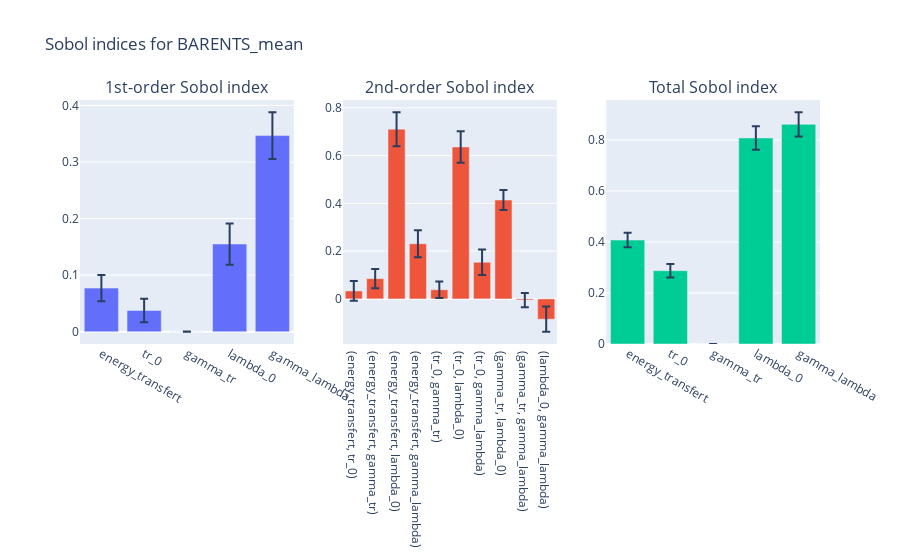
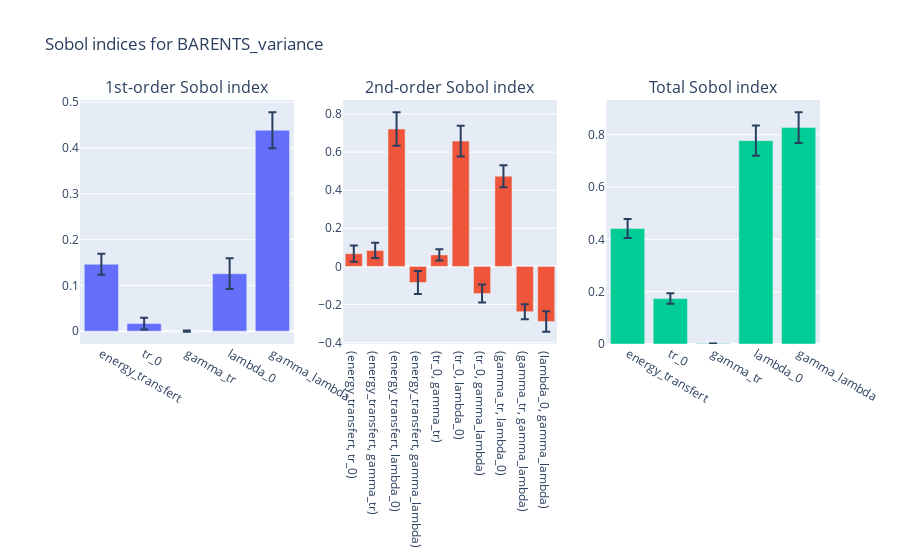
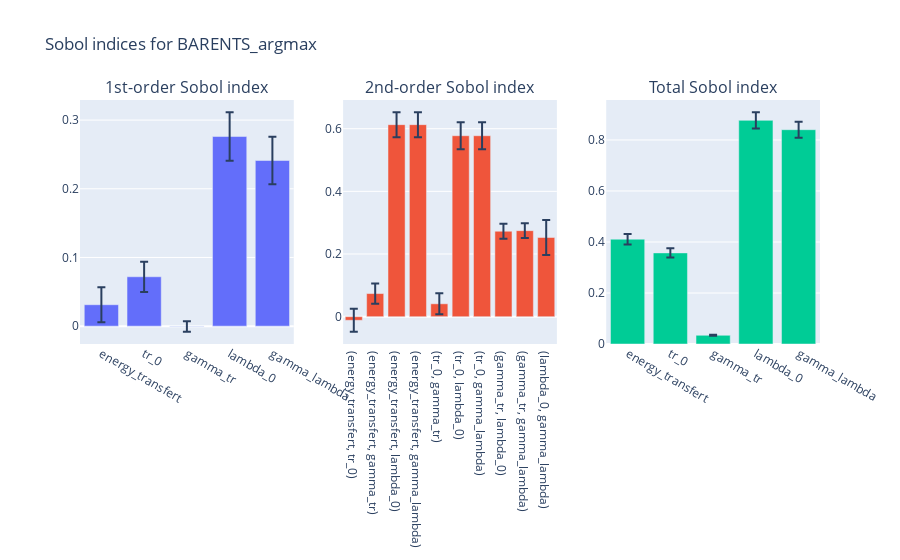
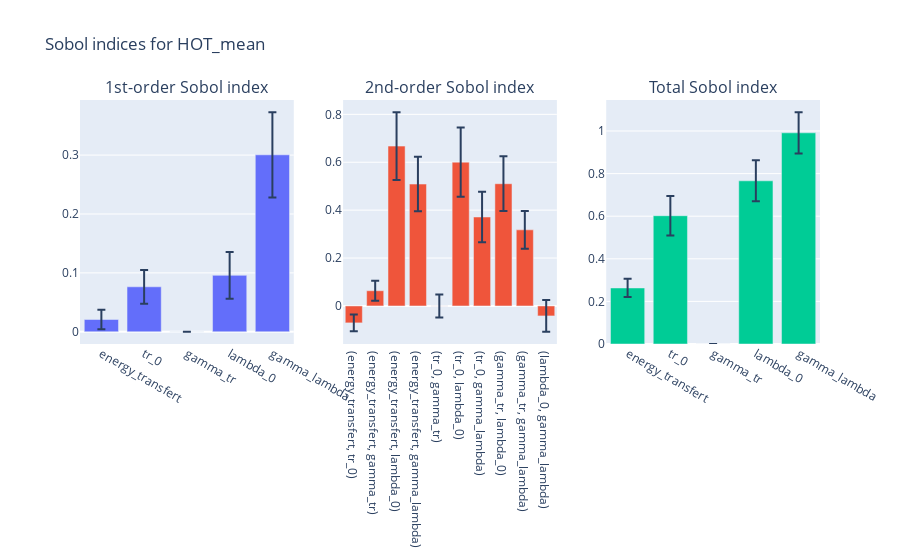

Write notebook code for charts like these, in order.
### Code cell
for fig in plot_total_analysis(sp):
    fig.show()

### Figure 1 — Plotly figure (JSON) as saved in the notebook; plotly's stock layout.template omitted (floating-point values rounded to 4 significant figures)
{"data": [{"error_y": {"array": [0.02307, 0.0208, 0.0002162, 0.03646, 0.04135], "type": "data"}, "name": "1st-order Sobol index", "type": "bar", "x": ["energy_transfert", "tr_0", "gamma_tr", "lambda_0", "gamma_lambda"], "xaxis": "x", "y": [0.07712, 0.03765, 8.804e-05, 0.155, 0.3467], "yaxis": "y"}, {"error_y": {"array": [0.04143, 0.04051, 0.07108, 0.05614, 0.03409, 0.06606, 0.05306, 0.04215, 0.02985, 0.05277], "type": "data"}, "name": "2nd-order Sobol index", "type": "bar", "x": ["(energy_transfert, tr_0)", "(energy_transfert, gamma_tr)", "(energy_transfert, lambda_0)", "(energy_transfert, gamma_lambda)", "(tr_0, gamma_tr)", "(tr_0, lambda_0)", "(tr_0, gamma_lambda)", "(gamma_tr, lambda_0)", "(gamma_tr, gamma_lambda)", "(lambda_0, gamma_lambda)"], "xaxis": "x2", "y": [0.03324, 0.08487, 0.7107, 0.231, 0.03823, 0.6362, 0.1535, 0.4141, -0.004667, -0.08504], "yaxis": "y2"}, {"error_y": {"array": [0.02827, 0.02671, 5.822e-06, 0.04601, 0.04759], "type": "data"}, "name": "Total Sobol index", "type": "bar", "x": ["energy_transfert", "tr_0", "gamma_tr", "lambda_0", "gamma_lambda"], "xaxis": "x3", "y": [0.4076, 0.2875, 2.98e-05, 0.808, 0.8614], "yaxis": "y3"}], "layout": {"annotations": [{"font": {"size": 16}, "showarrow": false, "text": "1st-order Sobol index", "x": 0.1444, "xanchor": "center", "xref": "paper", "y": 1, "yanchor": "bottom", "yref": "paper"}, {"font": {"size": 16}, "showarrow": false, "text": "2nd-order Sobol index", "x": 0.5, "xanchor": "center", "xref": "paper", "y": 1, "yanchor": "bottom", "yref": "paper"}, {"font": {"size": 16}, "showarrow": false, "text": "Total Sobol index", "x": 0.8556, "xanchor": "center", "xref": "paper", "y": 1, "yanchor": "bottom", "yref": "paper"}], "showlegend": false, "title": {"text": "Sobol indices for BARENTS_mean"}, "xaxis": {"anchor": "y", "domain": [0, 0.2889]}, "xaxis2": {"anchor": "y2", "domain": [0.3556, 0.6444]}, "xaxis3": {"anchor": "y3", "domain": [0.7111, 1]}, "yaxis": {"anchor": "x", "domain": [0, 1]}, "yaxis2": {"anchor": "x2", "domain": [0, 1]}, "yaxis3": {"anchor": "x3", "domain": [0, 1]}}}

### Figure 2 — Plotly figure (JSON) as saved in the notebook; plotly's stock layout.template omitted (floating-point values rounded to 4 significant figures)
{"data": [{"error_y": {"array": [0.0227, 0.01282, 0.001407, 0.03347, 0.03941], "type": "data"}, "name": "1st-order Sobol index", "type": "bar", "x": ["energy_transfert", "tr_0", "gamma_tr", "lambda_0", "gamma_lambda"], "xaxis": "x", "y": [0.1461, 0.01656, 3.809e-05, 0.1256, 0.4388], "yaxis": "y"}, {"error_y": {"array": [0.04255, 0.04008, 0.08834, 0.05998, 0.02985, 0.081, 0.04714, 0.05782, 0.03989, 0.05373], "type": "data"}, "name": "2nd-order Sobol index", "type": "bar", "x": ["(energy_transfert, tr_0)", "(energy_transfert, gamma_tr)", "(energy_transfert, lambda_0)", "(energy_transfert, gamma_lambda)", "(tr_0, gamma_tr)", "(tr_0, lambda_0)", "(tr_0, gamma_lambda)", "(gamma_tr, lambda_0)", "(gamma_tr, gamma_lambda)", "(lambda_0, gamma_lambda)"], "xaxis": "x2", "y": [0.0668, 0.08349, 0.7211, -0.08471, 0.06026, 0.6578, -0.1425, 0.4734, -0.2381, -0.2897], "yaxis": "y2"}, {"error_y": {"array": [0.03657, 0.02017, 0.0002124, 0.0575, 0.05875], "type": "data"}, "name": "Total Sobol index", "type": "bar", "x": ["energy_transfert", "tr_0", "gamma_tr", "lambda_0", "gamma_lambda"], "xaxis": "x3", "y": [0.4415, 0.1736, 0.001453, 0.7772, 0.8273], "yaxis": "y3"}], "layout": {"annotations": [{"font": {"size": 16}, "showarrow": false, "text": "1st-order Sobol index", "x": 0.1444, "xanchor": "center", "xref": "paper", "y": 1, "yanchor": "bottom", "yref": "paper"}, {"font": {"size": 16}, "showarrow": false, "text": "2nd-order Sobol index", "x": 0.5, "xanchor": "center", "xref": "paper", "y": 1, "yanchor": "bottom", "yref": "paper"}, {"font": {"size": 16}, "showarrow": false, "text": "Total Sobol index", "x": 0.8556, "xanchor": "center", "xref": "paper", "y": 1, "yanchor": "bottom", "yref": "paper"}], "showlegend": false, "title": {"text": "Sobol indices for BARENTS_variance"}, "xaxis": {"anchor": "y", "domain": [0, 0.2889]}, "xaxis2": {"anchor": "y2", "domain": [0.3556, 0.6444]}, "xaxis3": {"anchor": "y3", "domain": [0.7111, 1]}, "yaxis": {"anchor": "x", "domain": [0, 1]}, "yaxis2": {"anchor": "x2", "domain": [0, 1]}, "yaxis3": {"anchor": "x3", "domain": [0, 1]}}}

### Figure 3 — Plotly figure (JSON) as saved in the notebook; plotly's stock layout.template omitted (floating-point values rounded to 4 significant figures)
{"data": [{"error_y": {"array": [0.02544, 0.02201, 0.007747, 0.03542, 0.03474], "type": "data"}, "name": "1st-order Sobol index", "type": "bar", "x": ["energy_transfert", "tr_0", "gamma_tr", "lambda_0", "gamma_lambda"], "xaxis": "x", "y": [0.03118, 0.07188, -0.0004999, 0.2761, 0.2411], "yaxis": "y"}, {"error_y": {"array": [0.03679, 0.03225, 0.03979, 0.03979, 0.03361, 0.04302, 0.04304, 0.02398, 0.0234, 0.05604], "type": "data"}, "name": "2nd-order Sobol index", "type": "bar", "x": ["(energy_transfert, tr_0)", "(energy_transfert, gamma_tr)", "(energy_transfert, lambda_0)", "(energy_transfert, gamma_lambda)", "(tr_0, gamma_tr)", "(tr_0, lambda_0)", "(tr_0, gamma_lambda)", "(gamma_tr, lambda_0)", "(gamma_tr, gamma_lambda)", "(lambda_0, gamma_lambda)"], "xaxis": "x2", "y": [-0.01141, 0.07384, 0.6129, 0.6129, 0.04117, 0.5776, 0.5776, 0.2728, 0.2746, 0.2528], "yaxis": "y2"}, {"error_y": {"array": [0.02069, 0.01832, 0.002036, 0.03198, 0.0313], "type": "data"}, "name": "Total Sobol index", "type": "bar", "x": ["energy_transfert", "tr_0", "gamma_tr", "lambda_0", "gamma_lambda"], "xaxis": "x3", "y": [0.4109, 0.3572, 0.03412, 0.8768, 0.8402], "yaxis": "y3"}], "layout": {"annotations": [{"font": {"size": 16}, "showarrow": false, "text": "1st-order Sobol index", "x": 0.1444, "xanchor": "center", "xref": "paper", "y": 1, "yanchor": "bottom", "yref": "paper"}, {"font": {"size": 16}, "showarrow": false, "text": "2nd-order Sobol index", "x": 0.5, "xanchor": "center", "xref": "paper", "y": 1, "yanchor": "bottom", "yref": "paper"}, {"font": {"size": 16}, "showarrow": false, "text": "Total Sobol index", "x": 0.8556, "xanchor": "center", "xref": "paper", "y": 1, "yanchor": "bottom", "yref": "paper"}], "showlegend": false, "title": {"text": "Sobol indices for BARENTS_argmax"}, "xaxis": {"anchor": "y", "domain": [0, 0.2889]}, "xaxis2": {"anchor": "y2", "domain": [0.3556, 0.6444]}, "xaxis3": {"anchor": "y3", "domain": [0.7111, 1]}, "yaxis": {"anchor": "x", "domain": [0, 1]}, "yaxis2": {"anchor": "x2", "domain": [0, 1]}, "yaxis3": {"anchor": "x3", "domain": [0, 1]}}}

### Figure 4 — Plotly figure (JSON) as saved in the notebook; plotly's stock layout.template omitted (floating-point values rounded to 4 significant figures)
{"data": [{"error_y": {"array": [0.01663, 0.02865, 6.166e-05, 0.03982, 0.0724], "type": "data"}, "name": "1st-order Sobol index", "type": "bar", "x": ["energy_transfert", "tr_0", "gamma_tr", "lambda_0", "gamma_lambda"], "xaxis": "x", "y": [0.02081, 0.07634, 4.159e-06, 0.09579, 0.3004], "yaxis": "y"}, {"error_y": {"array": [0.03468, 0.0414, 0.1416, 0.1138, 0.04831, 0.1446, 0.1058, 0.1143, 0.07839, 0.06622], "type": "data"}, "name": "2nd-order Sobol index", "type": "bar", "x": ["(energy_transfert, tr_0)", "(energy_transfert, gamma_tr)", "(energy_transfert, lambda_0)", "(energy_transfert, gamma_lambda)", "(tr_0, gamma_tr)", "(tr_0, lambda_0)", "(tr_0, gamma_lambda)", "(gamma_tr, lambda_0)", "(gamma_tr, gamma_lambda)", "(lambda_0, gamma_lambda)"], "xaxis": "x2", "y": [-0.07068, 0.06364, 0.6674, 0.5089, -0.0003353, 0.6003, 0.3714, 0.5103, 0.3178, -0.04167], "yaxis": "y2"}, {"error_y": {"array": [0.043, 0.09237, 2.388e-06, 0.09636, 0.09687], "type": "data"}, "name": "Total Sobol index", "type": "bar", "x": ["energy_transfert", "tr_0", "gamma_tr", "lambda_0", "gamma_lambda"], "xaxis": "x3", "y": [0.2631, 0.6023, 4.925e-06, 0.7661, 0.9914], "yaxis": "y3"}], "layout": {"annotations": [{"font": {"size": 16}, "showarrow": false, "text": "1st-order Sobol index", "x": 0.1444, "xanchor": "center", "xref": "paper", "y": 1, "yanchor": "bottom", "yref": "paper"}, {"font": {"size": 16}, "showarrow": false, "text": "2nd-order Sobol index", "x": 0.5, "xanchor": "center", "xref": "paper", "y": 1, "yanchor": "bottom", "yref": "paper"}, {"font": {"size": 16}, "showarrow": false, "text": "Total Sobol index", "x": 0.8556, "xanchor": "center", "xref": "paper", "y": 1, "yanchor": "bottom", "yref": "paper"}], "showlegend": false, "title": {"text": "Sobol indices for HOT_mean"}, "xaxis": {"anchor": "y", "domain": [0, 0.2889]}, "xaxis2": {"anchor": "y2", "domain": [0.3556, 0.6444]}, "xaxis3": {"anchor": "y3", "domain": [0.7111, 1]}, "yaxis": {"anchor": "x", "domain": [0, 1]}, "yaxis2": {"anchor": "x2", "domain": [0, 1]}, "yaxis3": {"anchor": "x3", "domain": [0, 1]}}}
